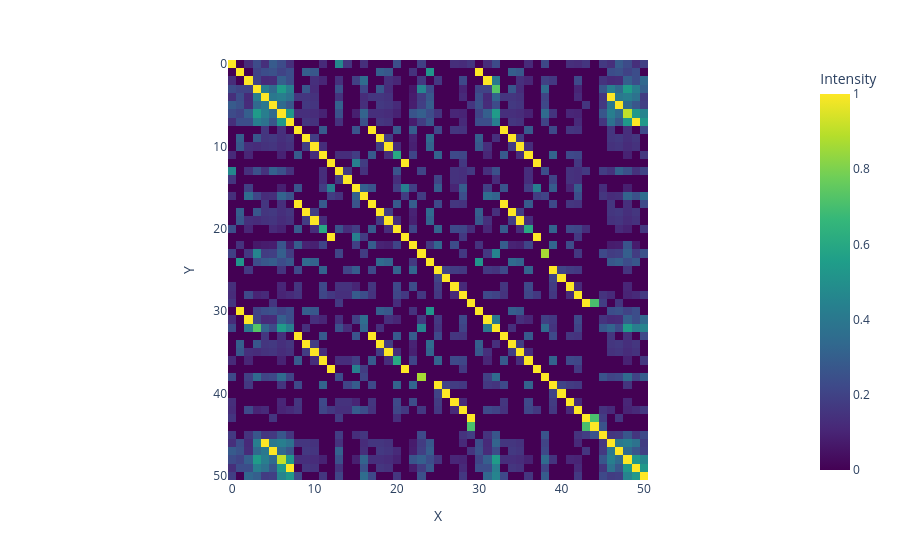

The cell this chart's notebook holds for it:
### Code cell
fig = px.imshow(
    similarity_matrix_song,
    labels=dict(x="X", y="Y", color="Intensity"),
    x=[i for i in range(similarity_matrix_song.shape[0])],
    y=[i for i in range(similarity_matrix_song.shape[0])],
    #text_auto=True,                # Automatically displays values inside the boxes
    color_continuous_scale="Viridis" # Choose color mapping style
)

fig.update_traces(
    customdata=corpus_hover,
    hovertemplate="<br>X=%{x}; Y=%{y}</br>%{customdata}<br>Similarity:%{z}</br><extra></extra>"
)
fig.show()

html_str = fig.to_html(full_html=False, include_plotlyjs='cdn')

with open("figures/cassandra_before.html", "w") as f:
    f.write(html_str)

### Figure 1 — Plotly figure (JSON) as saved in the notebook; plotly's stock layout.template omitted (floating-point values rounded to 4 significant figures; data arrays with more than 128 entries replaced by an {"elided": "..."} marker saying what was removed)
{"data": [{"coloraxis": "coloraxis", "customdata": {"elided": "51x51 str values"}, "hovertemplate": "<br>X=%{x}; Y=%{y}</br>%{customdata}<br>Similarity:%{z}</br><extra></extra>", "name": "0", "type": "heatmap", "x": [0, 1, 2, 3, 4, 5, 6, 7, 8, 9, 10, 11, 12, 13, 14, 15, 16, 17, 18, 19, 20, 21, 22, 23, 24, 25, 26, 27, 28, 29, 30, 31, 32, 33, 34, 35, 36, 37, 38, 39, 40, 41, 42, 43, 44, 45, 46, 47, 48, 49, 50], "xaxis": "x", "y": [0, 1, 2, 3, 4, 5, 6, 7, 8, 9, 10, 11, 12, 13, 14, 15, 16, 17, 18, 19, 20, 21, 22, 23, 24, 25, 26, 27, 28, 29, 30, 31, 32, 33, 34, 35, 36, 37, 38, 39, 40, 41, 42, 43, 44, 45, 46, 47, 48, 49, 50], "yaxis": "y", "z": {"elided": "51x51 float values"}}], "layout": {"coloraxis": {"autocolorscale": false, "colorbar": {"title": {"text": "Intensity"}}, "colorscale": [[0, "#440154"], [0.1111, "#482878"], [0.2222, "#3e4989"], [0.3333, "#31688e"], [0.4444, "#26828e"], [0.5556, "#1f9e89"], [0.6667, "#35b779"], [0.7778, "#6ece58"], [0.8889, "#b5de2b"], [1, "#fde725"]]}, "margin": {"t": 60}, "xaxis": {"anchor": "y", "constrain": "domain", "domain": [0, 1], "scaleanchor": "y", "title": {"text": "X"}}, "yaxis": {"anchor": "x", "autorange": "reversed", "constrain": "domain", "domain": [0, 1], "title": {"text": "Y"}}}}
